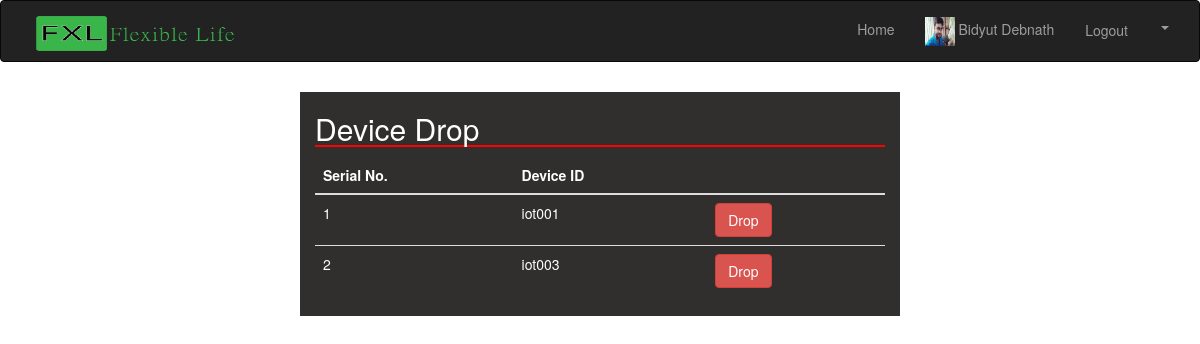
Page /device_drop.php (signed in) on the committed database.
### tables this page shows
CREATE TABLE `userinformation` (
  `serialNo` int(255) NOT NULL,
  `FirstName` varchar(64) DEFAULT NULL,
  `LastName` varchar(64) DEFAULT NULL,
  `UserName` varchar(64) DEFAULT NULL,
  `UserPassword` varchar(255) DEFAULT NULL,
  `EmailAddress` varchar(128) DEFAULT NULL,
  `UserType` varchar(128) DEFAULT NULL,
  `ProfilePicPath` varchar(255) DEFAULT NULL
);

CREATE TABLE `usertoderive` (
  `serialNo` int(255) NOT NULL,
  `UserName` varchar(128) DEFAULT NULL,
  `DeviceID` varchar(255) DEFAULT NULL
);

### device_drop.php (the view, shortened to what this page needs)
<?php
if ($_SESSION['valid_username']==true) {
 include('database_connection.php');
 include('header.php');
 include('profile_header.php');
?>
  <div class="container-fluid">
    <div class="row">
      <div class="col-md-3 col-sm-3 col-xs-0 left-col ">
      </div>
      <div class="col-md-6 col-sm-6 col-xs-12 mid-col">
        <h2 style="color: #fff; border-bottom: 2px solid red;">Device Drop</h2>
        <table class="table" style=" color: #fff;">
            <thead>
              <tr>
                <th>Serial No.</th>
                <th>Device ID</th>
                <th>
                </th>
              </tr>
            </thead>
            <tbody>
            <?php
              $UserToDevice="SELECT * FROM `usertoderive`WHERE  `UserName`='$userName'";
              $storeUserToDevice = mysqli_query($connect,$UserToDevice);
              $indexCounter=0;
              while($realdevice= mysqli_fetch_array($storeUserToDevice)){
                $indexCounter++;
            ?>
              <tr>
                <td><?php echo $indexCounter; ?></td>
                <td><?php echo $realdevice['DeviceID'];?></td>
                <td>
                  <a class="btn btn-danger" href="drop.php?DID=<?php echo $realdevice['DeviceID'];?>">Drop</a>
                </td>
              </tr>
            <?php
              }
            ?>
          </tbody>
          </table>
              </div>
     <div class="col-md-3 col-sm-3 col-xs-0 right-col"></div>
    </div>
</div>
<?php
include('putter.php');
}
?>

### profile_header.php (shortened to what this page needs)
<?php
 $userName=$_SESSION['valid_username'];
  $userInfoTable="SELECT * FROM `userinformation`WHERE  `UserName`='$userName'";
  $store = mysqli_query($connect,$userInfoTable);
  $realdata= mysqli_fetch_array($store);
?>
<nav class="navbar navbar-inverse">
  <div class="container-fluid">
    <div class="navbar-header" style="padding-left: 20px;">
      <a class="navbar-brand" href="#"><img src="image/title_2.png" style="width: 200px;height: 50px;  padding-bottom: 15px;padding-top: 0px;"></a>
    </div>
    <div class="collapse navbar-collapse" id="bs-example-navbar-collapse-1">
      <ul class="nav navbar-nav navbar-right">
        <li><a href="home.php" style="padding-top: 18px;">Home</a></li>
        <li><a href="user_profile.php">
          <img src="<?php echo $realdata['ProfilePicPath']?>" alt="image" style="width: 30px; height: 30px; padding-top: 1px;">
          <?php echo $realdata['FirstName']." ".$realdata['LastName'];?>
          </a>
        </li>
        <li><a class="btn" style="padding-top: 18px;" href="user_logout.php">Logout</a>
        </li>
        <li class="dropdown">
          <a href="#" class="dropdown-toggle" data-toggle="dropdown" role="button" aria-haspopup="true" aria-expanded="false"><span class="caret"></span></a>
        </li>
      </ul>
    </div>
  </div>
</nav>

### css/style.css (style rules this page uses)
body { background-size: cover; background-attachment: fixed; }
.mid-col { margin-top: 10px; background-color:#312E2E; }
a { color: #fff; }
tbody { background-color:#312E2E; }

### rows in the picture
userinformation: ProfilePicPath (picture), FirstName "Bidyut", LastName "Debnath"
usertoderive: DeviceID "iot001"
usertoderive: DeviceID "iot003"
